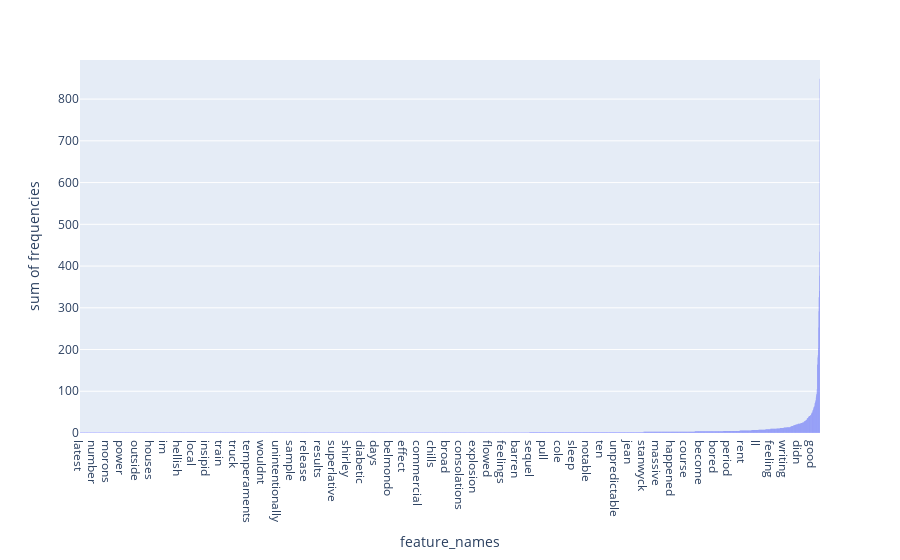

Notebook cell for this chart:
### Code cell
## We choose the word frequency to show the histogram of each website by right-tail
from sklearn.feature_extraction.text import CountVectorizer

count_vect = CountVectorizer()
X_counts = count_vect.fit_transform(data[data["website"]=="imdb"].sentence) #learn the vocabulary and return document-term matrix
term_frequencies = []
for j in range(0,X_counts.shape[1]):
    term_frequencies.append(sum(X_counts[:,j].toarray()))
tmp_term_frequencies =[]
for k in term_frequencies:
    tmp_term_frequencies.append(k[0])
df = pd.DataFrame({'feature_names': count_vect.get_feature_names()[:], 'frequencies': tmp_term_frequencies[:]})
df = df.sort_values(by='frequencies', ascending=True)
px.histogram(df, x="feature_names", y="frequencies")

### Figure 1 — Plotly figure (JSON) as saved in the notebook; plotly's stock layout.template omitted (floating-point values rounded to 4 significant figures; data arrays with more than 128 entries replaced by an {"elided": "..."} marker saying what was removed)
{"data": [{"alignmentgroup": "True", "bingroup": "x", "histfunc": "sum", "hovertemplate": "feature_names=%{x}<br>sum of frequencies=%{y}<extra></extra>", "legendgroup": "", "marker": {"color": "#636efa"}, "name": "", "offsetgroup": "", "orientation": "v", "showlegend": false, "type": "histogram", "x": {"elided": "3044 str values"}, "xaxis": "x", "y": {"elided": "3044 int values"}, "yaxis": "y"}], "layout": {"barmode": "relative", "legend": {"tracegroupgap": 0}, "margin": {"t": 60}, "xaxis": {"anchor": "y", "domain": [0, 1], "title": {"text": "feature_names"}}, "yaxis": {"anchor": "x", "domain": [0, 1], "title": {"text": "sum of frequencies"}}}}
